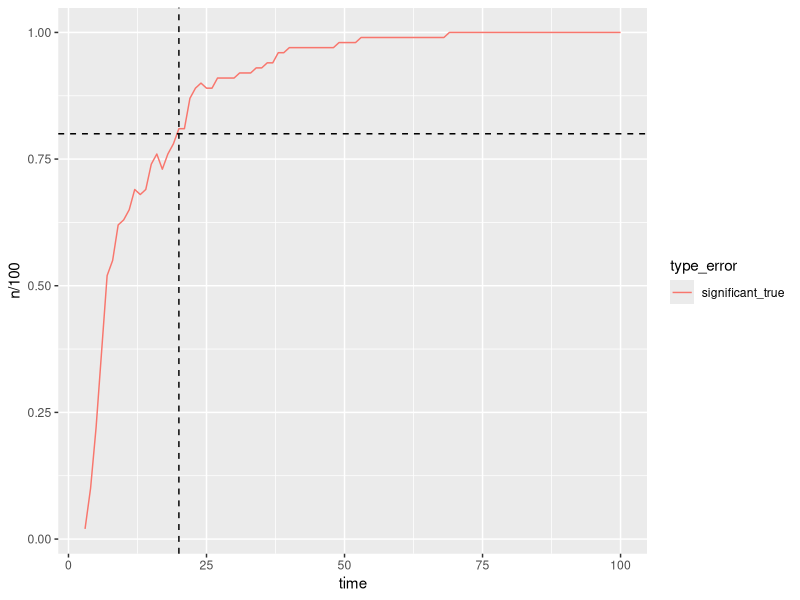
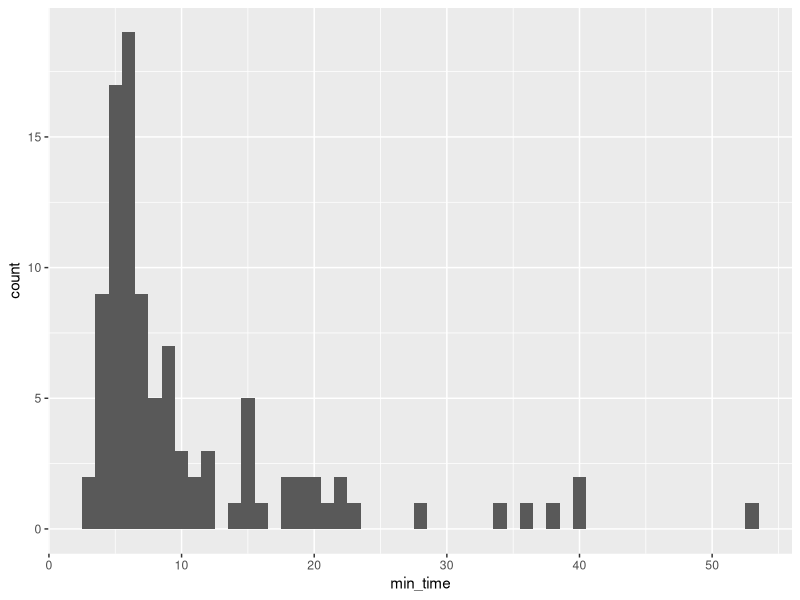

These figures' R source, in order: (Note: a time limit stopped this script after it produced the figures.)
## ---- chunk 1
knitr::opts_chunk$set(echo = FALSE)
library(tidyverse)
my_theme <- function(...) theme_minimal(base_size = 15) 

# Created by Easton White
# Created on 17-Jan-2017
# Last edited on 18-Jan-2017

# this is a function to create a list of all possible sub samples of a time series. For example, a time series of length ten could have 9 possible 2 year continuous subsamples, 8 possible, 3 year continuous subsamples, and so forth until 1 possible 10 year subsample
create_subsamples = function(pop){
  subsamples=list()
  for (n in 1:(length(pop)-1)){
    subsamples[[n]] = ldply(1:length(pop), function(x){pop[x:(x+n)]})
  }
  return(subsamples)
}  
## ---- chunk 2
# linear population trend model w/ normal error
sim_pop <- function (x0, t, trend, sd) {
  pop <- vector("numeric", length = t)
  pop[1] <- x0
  for (i in 1:(length(pop) - 1)) {
    pop[i + 1] <- rnorm(1, pop[i] + trend, sd)
  }
  return(tibble(time = 1:t, pop = pop, trend = trend, sd = sd))
}

multi_sim <- function(nsim, x0, t, trend, sd) {
  simulations <- lapply(1:nsim, function(x) sim_pop(x0, t, trend, sd))
  return(bind_rows(simulations, .id = "simulation"))
}

## ---- chunk 3
# simulate model
set.seed(123)
sim_df <- multi_sim(100, 10^3, 100, 1.5, 5)
# sim_list <- lapply(1:100, function(x) sim_pop(10^3, 100, 1.5, 5))
# sim_df <- bind_rows(sim_list, .id = "simulation")
## ---- chunk 4
get_pval <- function(model) {
  return(summary(model)$coefficients[2,4])
}
get_slope <- function(model) {
  return(model$coefficients[2])
}

calc_lm <- function (data, nsim) {
  # pre-allocate a list to store dfs
  lm_list <- vector("list", length = nsim)
  
  # fit lm and extract slope estimates and p-values
  for (i in seq_along(lm_list)) {
    # create empty cols for pval and trend estimate
    data$pval <- NA
    data$trend_est <- NA
    
    # grab current time series
    current_ts <- data %>% filter(simulation == i)
    
    # fit lm to all subsets t \in {{1,2}, {1,2,3}, {1,2,3,4} ...} in current_ts and extract slope est and pval
    for (j in 2:nrow(current_ts)) {
      lm_fit <- lm(pop ~ time, data = current_ts[1:j,])
      current_ts[j, "trend_est"] <- get_slope(lm_fit)
      current_ts[j, "pval"] <- get_pval(lm_fit)
    }
    # save calculated values
    lm_list[[i]] <- current_ts
    
  }
  
  return(bind_rows(lm_list))
}

# # pre-allocate a list to store dfs
# lm_list <- vector("list", length = 100)
# 
# # fit lm and extract slope estimates and p-values
# for (i in seq_along(lm_list)) {
#   # create empty cols for pval and trend estimate
#   sim_df$pval <- NA
#   sim_df$trend_est <- NA
#   
#   # grab current time series
#   current_ts <- sim_df %>% filter(simulation == i)
#   
#   # fit lm to all subsets t \in {{1,2}, {1,2,3}, {1,2,3,4} ...} in current_ts and extract slope est and pval
#   for (j in 2:nrow(current_ts)) {
#   lm_fit <- lm(pop ~ time, data = current_ts[1:j,])
#   current_ts[j, "trend_est"] <- get_slope(lm_fit)
#   current_ts[j, "pval"] <- get_pval(lm_fit)
# }
#   # save calculated values
#   lm_list[[i]] <- current_ts
#   
# }
# 
# lm_df <- bind_rows(lm_list)

# lm_df <- calc_lm(sim_df, nsim = 100)

get_conclusion <- function(data, sig_level) {
  data %>% 
    mutate(significant = ifelse(pval <= sig_level, TRUE, FALSE),
         correct_sign = ifelse(sign(trend_est) == sign(trend), TRUE, FALSE),
         correct_inference = ifelse(significant == TRUE & correct_sign == TRUE, TRUE, FALSE),
         type_error = case_when(correct_sign == FALSE & significant == FALSE ~ "insignificant_false",
                                correct_sign == FALSE & significant == TRUE ~ "significant_false",
                                correct_sign == TRUE & significant == FALSE ~ "insignificant_true",
                                correct_sign == TRUE & significant == TRUE ~ "significant_true")) %>%
    return()
}

# lm_df <- get_conclusion(lm_df, sig_level = 0.05)

# lm_df <- 
#   lm_df %>%
#   mutate(significant = ifelse(pval <= 0.05, TRUE, FALSE),
#          correct_sign = ifelse(sign(trend_est) == sign(trend), TRUE, FALSE),
#          correct_inference = ifelse(significant == TRUE & correct_sign == TRUE, TRUE, FALSE),
#          type_error = case_when(correct_sign == FALSE & significant == FALSE ~ "insignificant_false",
#                                 correct_sign == FALSE & significant == TRUE ~ "significant_false",
#                                 correct_sign == TRUE & significant == FALSE ~ "insignificant_true",
#                                 correct_sign == TRUE & significant == TRUE ~ "significant_true"))

suff_power <- function(x) x >= 80

get_power <- function(data, power_level = 0.8, nsim) {
  data %>%
    group_by(time) %>%
    count(type_error) %>%
    filter(type_error == "significant_true") %>%
    ungroup() %>%
    mutate(time_power = ifelse(n >= nsim * power_level, time, NA),
           mintime = min(time_power, na.rm = TRUE)) %>%
    select(-time_power) %>%
    return()
}

lm_conclusions <- calc_lm(sim_df, nsim = 100) %>% get_conclusion(sig_level = 0.05)
lm_power <- lm_conclusions %>% get_power(nsim = 100)

# lm_df %>%
#   group_by(time) %>%
#   count(type_error) %>%
#   filter(type_error == "significant_true") %>%
#   ungroup() %>%
#   mutate(time_power = ifelse(n >= 80, time, NA),
#          mintime = min(time_power, na.rm = TRUE)) %>%
#   filter(time > 2) %>%
lm_power %>%
  ggplot() +
  geom_line(aes(x = time, y = n/100, col = type_error)) +
  geom_hline(aes(yintercept = 80/100), linetype = "dashed") +
  geom_vline(aes(xintercept = mintime), linetype = "dashed")



# find minimum time to get a slope estimate that is significant (p <= 0.05) and the correct sign
lm_conclusions %>%
#lm_df %>%
  group_by(simulation) %>%
  summarize(min_time = detect_index(correct_inference, isTRUE)) %>%
  ggplot() +
  geom_histogram(aes(x = min_time), binwidth = 1)

## ---- chunk 5
# one sided sprt calculation
objfn <- function(trend, x1, x0, sd) {
  # likelihood( x1 | x0, r, dispersion )
  dnorm(x = x1, mean = x0 + trend, sd = sd)
}


#  find restricted MLE under h_0 or h_1
likelihood <- function (x_prev, x_now, sd, interval = c(), guess = 1.5) {
  opt <- optim(par = guess, fn = objfn, control = list(fnscale = -1), 
      method = "Brent", lower = interval[1], upper = interval[2],
      x0 = x_prev, x1 = x_now, sd = sd)
  return(opt$value)
}

# sequential test functions
calc_sr <- function(data, accept_reg = c(0,0), reject_reg = c(0, 5)) {
  
  # initialize empty columns for likelihood calculations
  data$lik0 <- NA
  data$lik1 <- NA
  
  # parameter space
  theta0 <- accept_reg
  theta1 <- reject_reg
  
  # use midpoint of interval as init guess for optim (Brent's method)
  guess0 <- accept_reg[1] + (accept_reg[2] - accept_reg[1]) / 2 
  guess1 <- reject_reg[1] + (reject_reg[2] - reject_reg[1]) / 2 
  
  sim_number <- 1
  for (i in 2:nrow(data)) {
    
    if (data[i, "simulation"] == sim_number + 1) {
      # skip calculation of likelihood for the first observation in each simluation
      sim_number <- sim_number + 1
      next
    }
    
    # observed states and known pars
    x0 <- unlist(data[i-1, "pop"])
    x1 <- unlist(data[i, "pop"])
    sd <- unlist(data[i, "sd"])
    
    # likelihood calculation
    data[i,"lik0"] <- dnorm(x = x1, mean = x0, sd = sd) # H0: x_t+1 ~ N(x_t, sd)
    data[i,"lik1"] <- likelihood(x_prev = x0, x_now = x1, sd = sd,  # p(x_now | x_prev, disp, theta \in Theta_1)
                                   interval = theta1, guess = guess1)
  }
  
  return(data)
}
## ---- chunk 6
# calculate time required to detect trend
sprt_df <- calc_sr(sim_df)

sprt_df <- 
  sprt_df %>%  
  group_by(simulation) %>%
  mutate(sr = log(lik1/lik0) ,
         sr = ifelse(is.na(sr), 0, sr),
         sprt = cumsum(sr),
         a = log( (1 - 0.2)/ 0.05),
         b = log(0.2/(1 - 0.05)),
         decision = case_when(sprt <= a & sprt >= b ~"?",
                              sprt > a ~ "H1",
                              sprt < b ~ "H0"))

is_h1 <- function(x) x == "H1"

delay_df <- 
  sprt_df %>% ungroup() %>%
  group_by(simulation) %>%
  summarize(delay = unique(detect_index(decision, is_h1))) %>%
  mutate(mean_delay = mean(delay),
         median_delay = median(delay),
         p20_delay = quantile(delay, probs = 0.2),
         p80_delay = quantile(delay, probs = 0.8),
         p90_delay = quantile(delay, probs = 0.9))
## ---- chunk 7
# sensitivity analysis following Fig. 1 c-d in White 2019
set.seed(123)
trend_var <- seq(1, 3, by = 0.2)
sd_var <- seq(1, 6, by = 0.5)
trend_cst <- rep(1.5, length = length(sd_var))
sd_cst <- rep(5, length = length(trend_var))

trends <- c(trend_var, trend_cst)
sds    <- c(sd_cst, sd_var)

sensitivity_list <- lapply(seq_along(trends), 
                           function(x) multi_sim(100, 10^3, 100, trends[x], sds[x]))
sens_df <- bind_rows(sensitivity_list)
## ---- chunk 8
# sprt calculations
sens_sprt <- sens_df %>% group_by(sd, trend) %>% calc_sr()

# alpha = 0.05, beta = 0.2 (following White 2019)
sens_sprt <- 
  sens_sprt %>%  
  group_by(simulation, trend, sd) %>%
  mutate(sr = log(lik1/lik0) ,
         sr = ifelse(is.na(sr), 0, sr),
         sprt = cumsum(sr),
         a = log( (1 - 0.2)/ 0.05),
         b = log(0.2/(1 - 0.05)),
         decision = case_when(sprt <= a & sprt >= b ~"?",
                              sprt > a ~ "H1",
                              sprt < b ~ "H0"))
## ---- chunk 9
sens_delay <- 
  sens_sprt %>% ungroup() %>%
  group_by(simulation, trend, sd) %>%
  summarize(delay = unique(detect_index(decision, is_h1))) %>%
  ungroup() %>% group_by(trend, sd) %>%
  mutate(mean_delay = mean(delay),
         median_delay = median(delay),
         p20_delay = quantile(delay, probs = 0.2),
         p80_delay = quantile(delay, probs = 0.8),
         p90_delay = quantile(delay, probs = 0.9),
         max_delay = max(delay))
## ---- chunk 10
# plot example simulations
sim_df %>% ggplot() + 
  geom_line(aes(x = time, y = pop, group = simulation), alpha = 0.5) + 
  labs(title = "a. Simulated examples of linear population trend",
       y = "Population size",
       x = "Time") +
  my_theme()

# plot distribution of time that trend was detected
ggplot(delay_df) + 
  geom_bar(aes(x = delay)) +
  labs(title = "b. Distribution of trend detection times",
       y = "Frequency",
       x = "Time") +
  geom_vline(aes(xintercept = mean_delay), size = 1.5) +
  geom_vline(aes(xintercept = p80_delay), linetype = "dashed", size = 1.5) +
  geom_vline(aes(xintercept = p90_delay), linetype = "dotdash", size = 1.5) +
  my_theme()
  
## ---- chunk 11
line_width  <- 1.5
sens_delay %>%
  filter(sd == 5) %>%
  ggplot() +
  geom_line(aes(x = trend, y = mean_delay), linetype = "solid", size = line_width) +
  geom_line(aes(x = trend, y = p80_delay), linetype = "dashed", size = line_width) +
  geom_line(aes(x = trend, y = p90_delay), linetype = "dotdash", size = line_width) +
  geom_line(aes(x = trend, y = max_delay), linetype = "dotted", size = line_width) +
  lims(y = c(0, 50)) +
  labs(title = "c. Effect of trend strength on detection time",
       x = "Trend strength (slope coefficient)", y = "Time to detection") +
  my_theme()
  

sens_delay %>%
  filter(trend == 1.5) %>%
  ggplot() +
  geom_line(aes(x = sd, y = mean_delay), linetype = "solid", size = line_width) +
  geom_line(aes(x = sd, y = p80_delay), linetype = "dashed", size = line_width) +
  geom_line(aes(x = sd, y = p90_delay), linetype = "dotdash", size = line_width) +
  geom_line(aes(x = sd, y = max_delay), linetype = "dotted", size = line_width) +
  lims(y = c(0, 50)) +
  labs(title = "d. Effect of population variability on detection time",
       x = "Population variability (sd)", y = "Time to detection") +
  my_theme()
